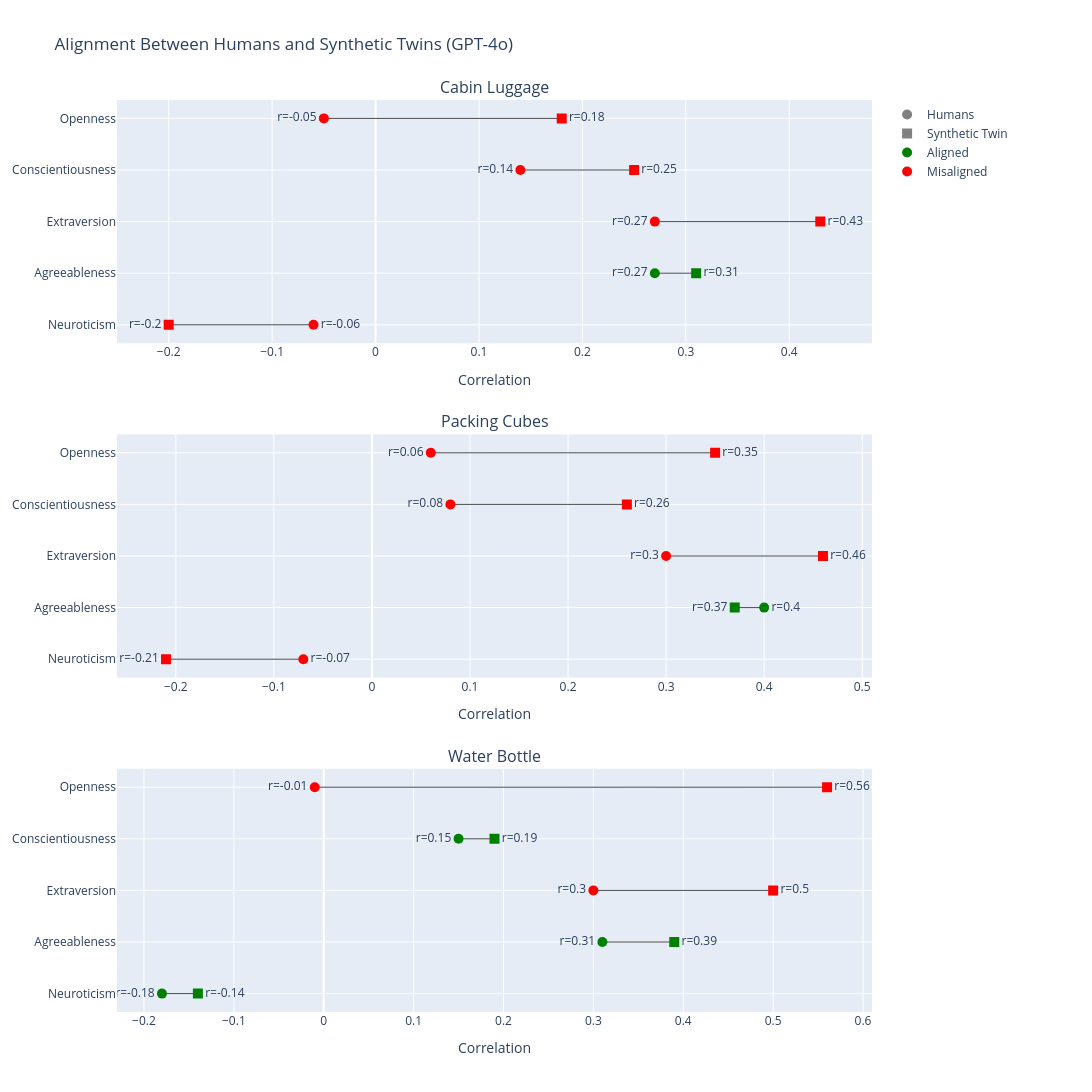

The code cell stored with this chart in its notebook:
### Code cell
plot_alignment_with_humans("gpt-4o")

### Figure 1 — Plotly figure (JSON) as saved in the notebook; plotly's stock layout.template omitted (floating-point values rounded to 4 significant figures)
{"data": [{"line": {"color": "black", "width": 1}, "mode": "lines", "opacity": 0.7, "showlegend": false, "type": "scatter", "x": [-0.05, 0.18], "xaxis": "x", "y": ["Openness", "Openness"], "yaxis": "y"}, {"marker": {"color": "red", "size": 10, "symbol": "circle"}, "mode": "markers+text", "showlegend": false, "text": ["r=-0.05"], "textposition": "middle left", "type": "scatter", "x": [-0.05], "xaxis": "x", "y": ["Openness"], "yaxis": "y"}, {"marker": {"color": "red", "size": 10, "symbol": "square"}, "mode": "markers+text", "showlegend": false, "text": ["r=0.18"], "textposition": "middle right", "type": "scatter", "x": [0.18], "xaxis": "x", "y": ["Openness"], "yaxis": "y"}, {"line": {"color": "black", "width": 1}, "mode": "lines", "opacity": 0.7, "showlegend": false, "type": "scatter", "x": [0.14, 0.25], "xaxis": "x", "y": ["Conscientiousness", "Conscientiousness"], "yaxis": "y"}, {"marker": {"color": "red", "size": 10, "symbol": "circle"}, "mode": "markers+text", "showlegend": false, "text": ["r=0.14"], "textposition": "middle left", "type": "scatter", "x": [0.14], "xaxis": "x", "y": ["Conscientiousness"], "yaxis": "y"}, {"marker": {"color": "red", "size": 10, "symbol": "square"}, "mode": "markers+text", "showlegend": false, "text": ["r=0.25"], "textposition": "middle right", "type": "scatter", "x": [0.25], "xaxis": "x", "y": ["Conscientiousness"], "yaxis": "y"}, {"line": {"color": "black", "width": 1}, "mode": "lines", "opacity": 0.7, "showlegend": false, "type": "scatter", "x": [0.27, 0.43], "xaxis": "x", "y": ["Extraversion", "Extraversion"], "yaxis": "y"}, {"marker": {"color": "red", "size": 10, "symbol": "circle"}, "mode": "markers+text", "showlegend": false, "text": ["r=0.27"], "textposition": "middle left", "type": "scatter", "x": [0.27], "xaxis": "x", "y": ["Extraversion"], "yaxis": "y"}, {"marker": {"color": "red", "size": 10, "symbol": "square"}, "mode": "markers+text", "showlegend": false, "text": ["r=0.43"], "textposition": "middle right", "type": "scatter", "x": [0.43], "xaxis": "x", "y": ["Extraversion"], "yaxis": "y"}, {"line": {"color": "black", "width": 1}, "mode": "lines", "opacity": 0.7, "showlegend": false, "type": "scatter", "x": [0.27, 0.31], "xaxis": "x", "y": ["Agreeableness", "Agreeableness"], "yaxis": "y"}, {"marker": {"color": "green", "size": 10, "symbol": "circle"}, "mode": "markers+text", "showlegend": false, "text": ["r=0.27"], "textposition": "middle left", "type": "scatter", "x": [0.27], "xaxis": "x", "y": ["Agreeableness"], "yaxis": "y"}, {"marker": {"color": "green", "size": 10, "symbol": "square"}, "mode": "markers+text", "showlegend": false, "text": ["r=0.31"], "textposition": "middle right", "type": "scatter", "x": [0.31], "xaxis": "x", "y": ["Agreeableness"], "yaxis": "y"}, {"line": {"color": "black", "width": 1}, "mode": "lines", "opacity": 0.7, "showlegend": false, "type": "scatter", "x": [-0.06, -0.2], "xaxis": "x", "y": ["Neuroticism", "Neuroticism"], "yaxis": "y"}, {"marker": {"color": "red", "size": 10, "symbol": "circle"}, "mode": "markers+text", "showlegend": false, "text": ["r=-0.06"], "textposition": "middle right", "type": "scatter", "x": [-0.06], "xaxis": "x", "y": ["Neuroticism"], "yaxis": "y"}, {"marker": {"color": "red", "size": 10, "symbol": "square"}, "mode": "markers+text", "showlegend": false, "text": ["r=-0.2"], "textposition": "middle left", "type": "scatter", "x": [-0.2], "xaxis": "x", "y": ["Neuroticism"], "yaxis": "y"}, {"line": {"color": "black", "width": 1}, "mode": "lines", "opacity": 0.7, "showlegend": false, "type": "scatter", "x": [0.06, 0.35], "xaxis": "x2", "y": ["Openness", "Openness"], "yaxis": "y2"}, {"marker": {"color": "red", "size": 10, "symbol": "circle"}, "mode": "markers+text", "showlegend": false, "text": ["r=0.06"], "textposition": "middle left", "type": "scatter", "x": [0.06], "xaxis": "x2", "y": ["Openness"], "yaxis": "y2"}, {"marker": {"color": "red", "size": 10, "symbol": "square"}, "mode": "markers+text", "showlegend": false, "text": ["r=0.35"], "textposition": "middle right", "type": "scatter", "x": [0.35], "xaxis": "x2", "y": ["Openness"], "yaxis": "y2"}, {"line": {"color": "black", "width": 1}, "mode": "lines", "opacity": 0.7, "showlegend": false, "type": "scatter", "x": [0.08, 0.26], "xaxis": "x2", "y": ["Conscientiousness", "Conscientiousness"], "yaxis": "y2"}, {"marker": {"color": "red", "size": 10, "symbol": "circle"}, "mode": "markers+text", "showlegend": false, "text": ["r=0.08"], "textposition": "middle left", "type": "scatter", "x": [0.08], "xaxis": "x2", "y": ["Conscientiousness"], "yaxis": "y2"}, {"marker": {"color": "red", "size": 10, "symbol": "square"}, "mode": "markers+text", "showlegend": false, "text": ["r=0.26"], "textposition": "middle right", "type": "scatter", "x": [0.26], "xaxis": "x2", "y": ["Conscientiousness"], "yaxis": "y2"}, {"line": {"color": "black", "width": 1}, "mode": "lines", "opacity": 0.7, "showlegend": false, "type": "scatter", "x": [0.3, 0.46], "xaxis": "x2", "y": ["Extraversion", "Extraversion"], "yaxis": "y2"}, {"marker": {"color": "red", "size": 10, "symbol": "circle"}, "mode": "markers+text", "showlegend": false, "text": ["r=0.3"], "textposition": "middle left", "type": "scatter", "x": [0.3], "xaxis": "x2", "y": ["Extraversion"], "yaxis": "y2"}, {"marker": {"color": "red", "size": 10, "symbol": "square"}, "mode": "markers+text", "showlegend": false, "text": ["r=0.46"], "textposition": "middle right", "type": "scatter", "x": [0.46], "xaxis": "x2", "y": ["Extraversion"], "yaxis": "y2"}, {"line": {"color": "black", "width": 1}, "mode": "lines", "opacity": 0.7, "showlegend": false, "type": "scatter", "x": [0.4, 0.37], "xaxis": "x2", "y": ["Agreeableness", "Agreeableness"], "yaxis": "y2"}, {"marker": {"color": "green", "size": 10, "symbol": "circle"}, "mode": "markers+text", "showlegend": false, "text": ["r=0.4"], "textposition": "middle right", "type": "scatter", "x": [0.4], "xaxis": "x2", "y": ["Agreeableness"], "yaxis": "y2"}, {"marker": {"color": "green", "size": 10, "symbol": "square"}, "mode": "markers+text", "showlegend": false, "text": ["r=0.37"], "textposition": "middle left", "type": "scatter", "x": [0.37], "xaxis": "x2", "y": ["Agreeableness"], "yaxis": "y2"}, {"line": {"color": "black", "width": 1}, "mode": "lines", "opacity": 0.7, "showlegend": false, "type": "scatter", "x": [-0.07, -0.21], "xaxis": "x2", "y": ["Neuroticism", "Neuroticism"], "yaxis": "y2"}, {"marker": {"color": "red", "size": 10, "symbol": "circle"}, "mode": "markers+text", "showlegend": false, "text": ["r=-0.07"], "textposition": "middle right", "type": "scatter", "x": [-0.07], "xaxis": "x2", "y": ["Neuroticism"], "yaxis": "y2"}, {"marker": {"color": "red", "size": 10, "symbol": "square"}, "mode": "markers+text", "showlegend": false, "text": ["r=-0.21"], "textposition": "middle left", "type": "scatter", "x": [-0.21], "xaxis": "x2", "y": ["Neuroticism"], "yaxis": "y2"}, {"line": {"color": "black", "width": 1}, "mode": "lines", "opacity": 0.7, "showlegend": false, "type": "scatter", "x": [-0.01, 0.56], "xaxis": "x3", "y": ["Openness", "Openness"], "yaxis": "y3"}, {"marker": {"color": "red", "size": 10, "symbol": "circle"}, "mode": "markers+text", "showlegend": false, "text": ["r=-0.01"], "textposition": "middle left", "type": "scatter", "x": [-0.01], "xaxis": "x3", "y": ["Openness"], "yaxis": "y3"}, {"marker": {"color": "red", "size": 10, "symbol": "square"}, "mode": "markers+text", "showlegend": false, "text": ["r=0.56"], "textposition": "middle right", "type": "scatter", "x": [0.56], "xaxis": "x3", "y": ["Openness"], "yaxis": "y3"}, {"line": {"color": "black", "width": 1}, "mode": "lines", "opacity": 0.7, "showlegend": false, "type": "scatter", "x": [0.15, 0.19], "xaxis": "x3", "y": ["Conscientiousness", "Conscientiousness"], "yaxis": "y3"}, {"marker": {"color": "green", "size": 10, "symbol": "circle"}, "mode": "markers+text", "showlegend": false, "text": ["r=0.15"], "textposition": "middle left", "type": "scatter", "x": [0.15], "xaxis": "x3", "y": ["Conscientiousness"], "yaxis": "y3"}, {"marker": {"color": "green", "size": 10, "symbol": "square"}, "mode": "markers+text", "showlegend": false, "text": ["r=0.19"], "textposition": "middle right", "type": "scatter", "x": [0.19], "xaxis": "x3", "y": ["Conscientiousness"], "yaxis": "y3"}, {"line": {"color": "black", "width": 1}, "mode": "lines", "opacity": 0.7, "showlegend": false, "type": "scatter", "x": [0.3, 0.5], "xaxis": "x3", "y": ["Extraversion", "Extraversion"], "yaxis": "y3"}, {"marker": {"color": "red", "size": 10, "symbol": "circle"}, "mode": "markers+text", "showlegend": false, "text": ["r=0.3"], "textposition": "middle left", "type": "scatter", "x": [0.3], "xaxis": "x3", "y": ["Extraversion"], "yaxis": "y3"}, {"marker": {"color": "red", "size": 10, "symbol": "square"}, "mode": "markers+text", "showlegend": false, "text": ["r=0.5"], "textposition": "middle right", "type": "scatter", "x": [0.5], "xaxis": "x3", "y": ["Extraversion"], "yaxis": "y3"}, {"line": {"color": "black", "width": 1}, "mode": "lines", "opacity": 0.7, "showlegend": false, "type": "scatter", "x": [0.31, 0.39], "xaxis": "x3", "y": ["Agreeableness", "Agreeableness"], "yaxis": "y3"}, {"marker": {"color": "green", "size": 10, "symbol": "circle"}, "mode": "markers+text", "showlegend": false, "text": ["r=0.31"], "textposition": "middle left", "type": "scatter", "x": [0.31], "xaxis": "x3", "y": ["Agreeableness"], "yaxis": "y3"}, {"marker": {"color": "green", "size": 10, "symbol": "square"}, "mode": "markers+text", "showlegend": false, "text": ["r=0.39"], "textposition": "middle right", "type": "scatter", "x": [0.39], "xaxis": "x3", "y": ["Agreeableness"], "yaxis": "y3"}, {"line": {"color": "black", "width": 1}, "mode": "lines", "opacity": 0.7, "showlegend": false, "type": "scatter", "x": [-0.18, -0.14], "xaxis": "x3", "y": ["Neuroticism", "Neuroticism"], "yaxis": "y3"}, {"marker": {"color": "green", "size": 10, "symbol": "circle"}, "mode": "markers+text", "showlegend": false, "text": ["r=-0.18"], "textposition": "middle left", "type": "scatter", "x": [-0.18], "xaxis": "x3", "y": ["Neuroticism"], "yaxis": "y3"}, {"marker": {"color": "green", "size": 10, "symbol": "square"}, "mode": "markers+text", "showlegend": false, "text": ["r=-0.14"], "textposition": "middle right", "type": "scatter", "x": [-0.14], "xaxis": "x3", "y": ["Neuroticism"], "yaxis": "y3"}, {"marker": {"color": "gray", "size": 10, "symbol": "circle"}, "mode": "markers", "name": "Humans", "type": "scatter", "x": [null], "y": [null]}, {"marker": {"color": "gray", "size": 10, "symbol": "square"}, "mode": "markers", "name": "Synthetic Twin", "type": "scatter", "x": [null], "y": [null]}, {"marker": {"color": "green", "size": 10, "symbol": "circle"}, "mode": "markers", "name": "Aligned", "type": "scatter", "x": [null], "y": [null]}, {"marker": {"color": "red", "size": 10, "symbol": "circle"}, "mode": "markers", "name": "Misaligned", "type": "scatter", "x": [null], "y": [null]}], "layout": {"annotations": [{"font": {"size": 16}, "showarrow": false, "text": "Cabin Luggage", "x": 0.5, "xanchor": "center", "xref": "paper", "y": 1, "yanchor": "bottom", "yref": "paper"}, {"font": {"size": 16}, "showarrow": false, "text": "Packing Cubes", "x": 0.5, "xanchor": "center", "xref": "paper", "y": 0.6333, "yanchor": "bottom", "yref": "paper"}, {"font": {"size": 16}, "showarrow": false, "text": "Water Bottle", "x": 0.5, "xanchor": "center", "xref": "paper", "y": 0.2667, "yanchor": "bottom", "yref": "paper"}], "height": 1400, "legend": {"borderwidth": 0, "font": {"size": 12}, "traceorder": "normal", "x": 1.02, "y": 1}, "margin": {"b": 80, "l": 100, "r": 220, "t": 100}, "title": {"text": "Alignment Between Humans and Synthetic Twins (GPT-4o)"}, "width": 1300, "xaxis": {"anchor": "y", "domain": [0, 1], "range": [-0.25, 0.48], "title": {"text": "Correlation"}}, "xaxis2": {"anchor": "y2", "domain": [0, 1], "range": [-0.26, 0.51], "title": {"text": "Correlation"}}, "xaxis3": {"anchor": "y3", "domain": [0, 1], "range": [-0.23, 0.61], "title": {"text": "Correlation"}}, "yaxis": {"anchor": "x", "categoryarray": ["Neuroticism", "Agreeableness", "Extraversion", "Conscientiousness", "Openness"], "categoryorder": "array", "domain": [0.7333, 1]}, "yaxis2": {"anchor": "x2", "categoryarray": ["Neuroticism", "Agreeableness", "Extraversion", "Conscientiousness", "Openness"], "categoryorder": "array", "domain": [0.3667, 0.6333]}, "yaxis3": {"anchor": "x3", "categoryarray": ["Neuroticism", "Agreeableness", "Extraversion", "Conscientiousness", "Openness"], "categoryorder": "array", "domain": [0, 0.2667]}}}
